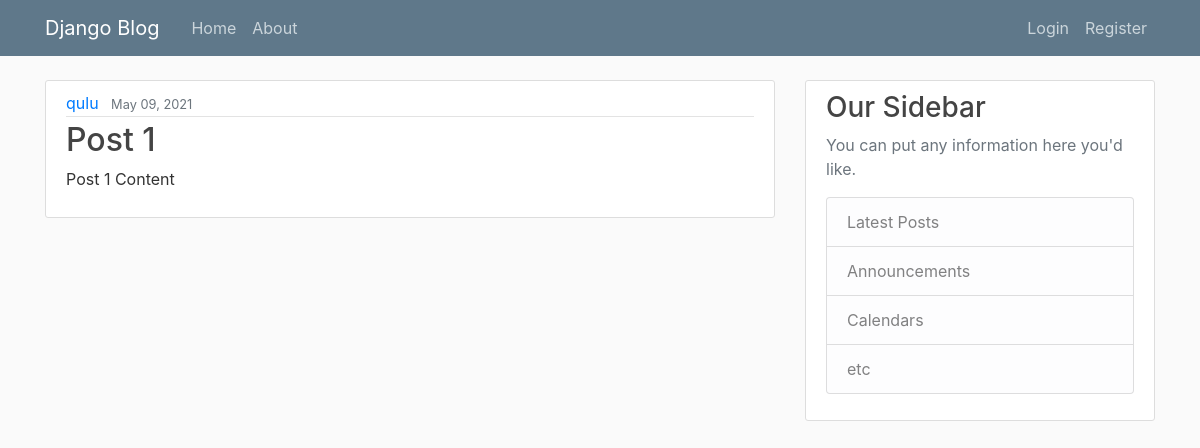
The app's page /, older data.
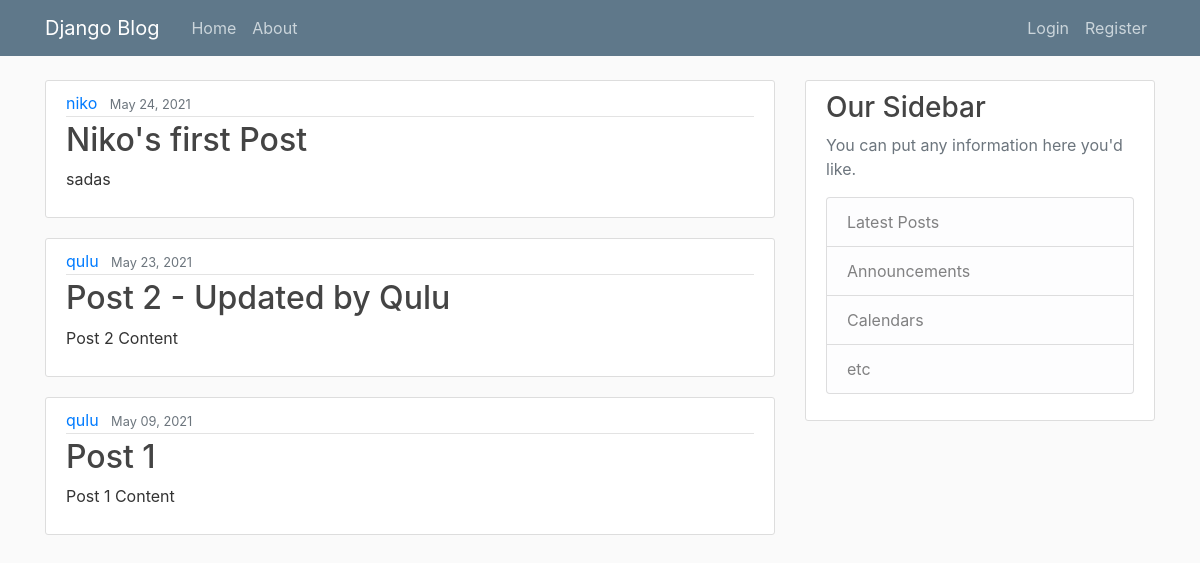
The same page, newer data.
### blogs/models.py (models this page shows, shortened)
class Post(models.Model):
    title = models.CharField(max_length=100)
    content = models.TextField()
    date_posted = models.DateTimeField(default=timezone.now)
    author = models.ForeignKey(User, on_delete=models.CASCADE)

### blogs/views.py (the view)
# urls.py: path('', PostListView.as_view(), name='blogs-home'),
class PostListView(ListView):
    model = Post
    template_name = 'blogs/home.html'
    context_object_name = 'posts'
    ordering = ['-date_posted']

### blogs/templates/blogs/home.html
{% extends "blogs/base.html" %}
{% block content %}
    {% for post in posts %}
        <article class="media content-section">
          <div class="media-body">
            <div class="article-metadata">
              <a class="mr-2" href="#">{{ post.author }}</a>
              <small class="text-muted">{{ post.date_posted|date:"F d, Y" }}</small>
            </div>
            <h2><a class="article-title" href="{% url 'blogs-detail' post.id %}">{{ post.title }}</a></h2>
            <p class="article-content">{{ post.content }}</p>
          </div>
        </article>
    {% endfor %}
{% endblock content %}

### blogs/templates/blogs/base.html (shortened to what this page needs)
{% load static %}
<!DOCTYPE html>
<html>
<head>
    <link rel="stylesheet" href="https://maxcdn.bootstrapcdn.com/bootstrap/4.0.0/css/bootstrap.min.css">
    <link rel="stylesheet" type="text/css" href="{% static 'blogs/main.css' %}">
</head>
<body>
    <header class="site-header">
      <nav class="navbar navbar-expand-md navbar-dark bg-steel fixed-top">
        <div class="container">
          <a class="navbar-brand mr-4" href="{% url 'blogs-home' %}">Django Blog</a>
          <div class="collapse navbar-collapse" id="navbarToggle">
            <div class="navbar-nav mr-auto">
              <a class="nav-item nav-link" href="{% url 'blogs-home' %}">Home</a>
              <a class="nav-item nav-link" href="{% url 'blogs-about' %}">About</a>
            </div>
            <div class="navbar-nav">
              {% if user.is_authenticated %}
                <a class="nav-item nav-link" href="{% url 'user-profile' %}">{{ user.username }}'s Profile</a>
                <a class="nav-item nav-link" href="{% url 'user-logout' %}">Logout</a>
              {% else %}
                <a class="nav-item nav-link" href="{% url 'user-login' %}">Login</a>
                <a class="nav-item nav-link" href="{% url 'user-register' %}">Register</a>
              {% endif %}
            </div>
          </div>
        </div>
      </nav>
    </header>
    <main role="main" class="container">
      <div class="row">
        <div class="col-md-8">
          {% block content %}{% endblock %}
        </div>
        <div class="col-md-4">
          <div class="content-section">
            <h3>Our Sidebar</h3>
            <p class='text-muted'>You can put any information here you'd like.
              <ul class="list-group">
                <li class="list-group-item list-group-item-light">Latest Posts</li>
                <li class="list-group-item list-group-item-light">Announcements</li>
                <li class="list-group-item list-group-item-light">Calendars</li>
                <li class="list-group-item list-group-item-light">etc</li>
              </ul>
            </p>
          </div>
        </div>
      </div>
    </main>
</body>
</html>

### blogs/static/blogs/main.css (style rules this page uses)
body { background: #fafafa; color: #333333; margin-top: 5rem; }
h1, h2, h3, h4, h5, h6 { color: #444444; }
ul { margin: 0; }
.bg-steel { background-color: #5f788a; }
.site-header .navbar-nav .nav-link { color: #cbd5db; }
.content-section { background: #ffffff; padding: 10px 20px; border: 1px solid #dddddd; border-radius: 3px; margin-bottom: 20px; }
.article-title { color: #444444; }
.article-content { white-space: pre-line; }
.article-metadata { padding-bottom: 1px; margin-bottom: 4px; border-bottom: 1px solid #e3e3e3 }

Row changes from the older to the newer data that the page shows:
added Post: author "niko", date_posted "May 24, 2021", title "Niko's first Post", content "sadas"
added Post: author "qulu", date_posted "May 23, 2021", title "Post 2 - Updated by Qulu", content "Post 2 Content"
